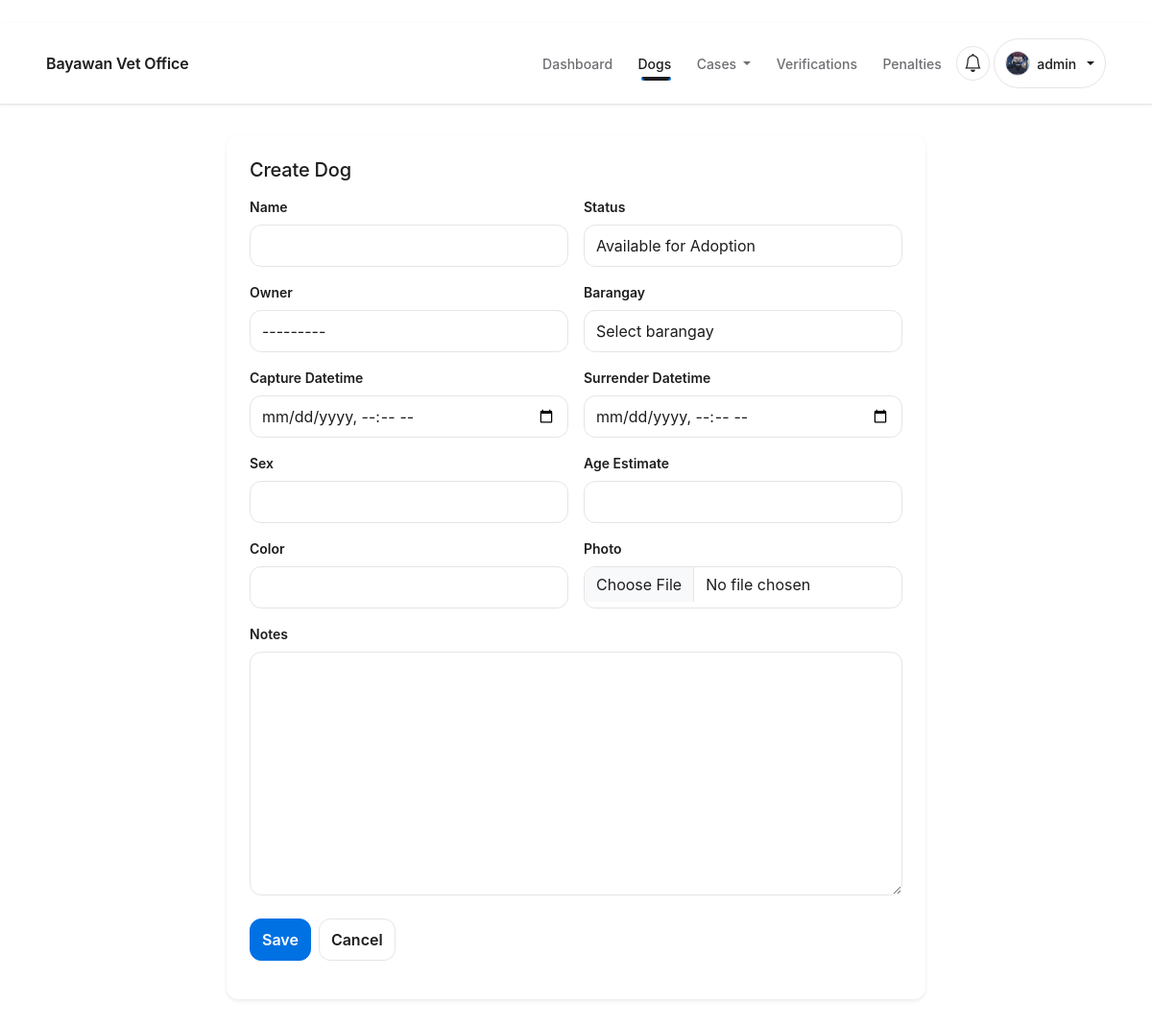
The app's page /staff/dogs/new/ (signed in) with its own data.
### users/models.py (models this page shows, shortened)
class CustomUser(AbstractUser):
    class Roles(models.TextChoices):
        ADMIN = 'ADMIN', 'Admin'
        STAFF = 'STAFF', 'Staff'
        OWNER = 'OWNER', 'Regular User (Owner)'
    email = models.EmailField(unique=True)
    role = models.CharField(max_length=20, choices=Roles.choices, default=Roles.OWNER)
    email_verified = models.BooleanField(default=False)
    is_verified = models.BooleanField(default=False)
    legal_consent = models.BooleanField(default=False)
    legal_consented_at = models.DateTimeField(null=True, blank=True)
    def __str__(self) -> str:
        return f"{self.username} ({self.get_role_display()})"

class UserProfile(models.Model):
    class Gender(models.TextChoices):
        MALE = 'MALE', 'Male'
        FEMALE = 'FEMALE', 'Female'
    class StatusBadge(models.TextChoices):
        GREEN = 'GREEN', 'Green'
        ORANGE = 'ORANGE', 'Orange'
        RED = 'RED', 'Red'
    user = models.OneToOneField(CustomUser, on_delete=models.CASCADE, related_name='profile')
    offense_count = models.PositiveIntegerField(default=0)
    status_badge = models.CharField(max_length=10, choices=StatusBadge.choices, default=StatusBadge.GREEN)
    full_name = models.CharField(max_length=150, blank=True)
    address = models.CharField(max_length=255, blank=True)
    age = models.PositiveIntegerField(null=True, blank=True)
    birthday = models.DateField(null=True, blank=True)
    gender = models.CharField(max_length=10, choices=Gender.choices, blank=True)
    profile_photo = models.ImageField(upload_to='profile_photos/', blank=True, null=True)

### dogs/staff_views.py (the view, shortened to what this page needs)
# urls.py: path('staff/dogs/new/', staff_views.create_dog, name='dogs_create'),
@login_required
@role_required('ADMIN', 'STAFF')
def create_dog(request):
    form = DogForm(request.POST or None, request.FILES or None)
    return render(
        request,
        'dogs/form.html',
        {
            'form': form,
            'title': 'Create Dog',
            'dog': None,
            'show_vaccination_fields': False,
        },
    )

### notifications/context_processors.py (called while the page is built)
def unread_notifications(request):
    if not request.user.is_authenticated:
        return {'unread_notifications': 0, 'nav_notifications': []}
    items = Notification.objects.filter(user=request.user).order_by('-created_at')
    count = items.filter(is_read=False).count()
    return {
        'unread_notifications': count,
        'nav_notifications': items[:5],
    }

### templates/dogs/form.html (shortened to what this page needs)
﻿{% extends 'base.html' %}
{% block content %}
  <div class="container">
    <div class="row justify-content-center">
      <div class="col-lg-8">
        <div class="card shadow-sm border-0">
          <div class="card-body p-4">
            <h2 class="h5 mb-3">{{ title }}</h2>
            <form method="post" enctype="multipart/form-data">
              <div class="row g-3">
                <div class="col-md-6">
                  <label class="form-label">Name</label>
                  {{ form.name }}
                </div>
                <div class="col-md-6">
                  <label class="form-label">Status</label>
                  {{ form.status }}
                </div>
                <div class="col-md-6">
                  <label class="form-label">Owner</label>
                  {{ form.owner }}
                </div>
                <div class="col-md-6">
                  <label class="form-label">Barangay</label>
                  {{ form.barangay }}
                </div>
                <div class="col-md-6">
                  <label class="form-label">Capture Datetime</label>
                  {{ form.capture_datetime }}
                </div>
                <div class="col-md-6">
                  <label class="form-label">Surrender Datetime</label>
                  {{ form.surrender_datetime }}
                </div>
                <div class="col-md-6">
                  <label class="form-label">Sex</label>
                  {{ form.sex }}
                </div>
                <div class="col-md-6">
                  <label class="form-label">Age Estimate</label>
                  {{ form.age_estimate }}
                </div>
                <div class="col-md-6">
                  <label class="form-label">Color</label>
                  {{ form.color }}
                </div>
                <div class="col-md-6">
                  <label class="form-label">Photo</label>
                  {{ form.photo }}
                </div>
                <div class="col-12">
                  <label class="form-label">Notes</label>
                  {{ form.notes }}
                </div>
              </div>
              <div class="mt-4 d-flex gap-2 flex-wrap">
                <button class="btn btn-primary" type="submit">Save</button>
                {% if next_url %}
                  <a class="btn btn-outline-secondary" href="{{ next_url }}">Cancel</a>
                {% else %}
                  <a class="btn btn-outline-secondary" href="{% url 'dogs_manage_list' %}">Cancel</a>
                {% endif %}
              </div>
            </form>
          </div>
        </div>
      </div>
    </div>
  </div>
{% endblock %}

### templates/base.html (shortened to what this page needs)
{% load static %}
<!doctype html>
<html lang="en">
  <head>
    <link
      href="https://cdn.jsdelivr.net/npm/bootstrap@5.3.2/dist/css/bootstrap.min.css"
      rel="stylesheet"
    />
    <link
      rel="stylesheet"
      href="https://cdn.jsdelivr.net/npm/bootstrap-icons@1.11.3/font/bootstrap-icons.css"
    />
    <link rel="stylesheet" href="{% static 'css/theme.css' %}" />
    <link rel="stylesheet" href="{% static 'css/components.css' %}" />
    <link rel="stylesheet" href="{% static 'css/layout.css' %}" />
    <link rel="stylesheet" href="{% static 'css/utilities.css' %}" />
    <link rel="stylesheet" href="{% static 'css/app-pages.css' %}" />
    <link rel="stylesheet" href="{% static 'css/app-modules.css' %}" />
  </head>
  <body class="app-shell">
    <nav class="navbar navbar-expand-lg navbar-light bg-white border-bottom sticky-top">
      <div class="container">
        <a class="navbar-brand fw-semibold site-navbar-title" href="{% url 'home' %}">
          Bayawan Vet Office
        </a>
        <div class="collapse navbar-collapse" id="navMain">
          <ul class="navbar-nav ms-auto align-items-lg-center gap-lg-1">
            {% if request.user.is_authenticated %}
              <li class="nav-item">
                {% if request.user.role == 'ADMIN' or request.user.role == 'STAFF' %}
                  <a class="nav-link" href="{% url 'analytics_dashboard' %}">Dashboard</a>
                {% else %}
                  <a class="nav-link" href="{% url 'dashboard' %}">Dashboard</a>
                {% endif %}
              </li>
              {% if request.user.role == 'ADMIN' or request.user.role == 'STAFF' %}
                <li class="nav-item dropdown">
                  <a
                    class="nav-link dropdown-toggle"
                    href="#"
                    id="manageDogDropdown"
                    role="button"
                    data-bs-toggle="dropdown"
                    aria-expanded="false"
                  >
                    Dogs
                  </a>
                </li>
                <li class="nav-item dropdown">
                  <a
                    class="nav-link dropdown-toggle"
                    href="#"
                    id="staffCasesDropdown"
                    role="button"
                    data-bs-toggle="dropdown"
                    aria-expanded="false"
                  >
                    Cases
                  </a>
                </li>
                <li class="nav-item">
                  <a class="nav-link" href="{% url 'admin_user_management' %}">Verifications</a>
                </li>
                <li class="nav-item">
                  <a class="nav-link" href="{% url 'penalties_checklist' %}">Penalties</a>
                </li>
              {% else %}
                <li class="nav-item">
                  <a class="nav-link" href="{% url 'adoption_my_requests' %}">My Requests</a>
                </li>
              {% endif %}
            {% endif %}
            {% if request.user.is_authenticated %}
              <li class="nav-item dropdown">
                <a
                  class="nav-link dropdown-toggle notification-toggle {% if unread_notifications %}has-unread{% endif %}"
                  href="#"
                  id="notificationsDropdown"
                  role="button"
                  data-bs-toggle="dropdown"
                  aria-expanded="false"
                  aria-label="Open notifications"
                >
                  <i class="bi bi-bell"></i>
                </a>
              </li>
              <li class="nav-item dropdown">
                <a
                  class="nav-link dropdown-toggle navbar-profile-toggle"
                  href="#"
                  id="profileDropdown"
                  role="button"
                  data-bs-toggle="dropdown"
                  aria-expanded="false"
                >
                  <span class="navbar-profile-avatar" aria-hidden="true">
                    {% if request.user.profile.profile_photo %}
                      <img
                        src="{{ request.user.profile.profile_photo.url }}"
                        alt=""
                        class="navbar-profile-avatar-img"
                      />
                    {% else %}
                      <span class="navbar-profile-avatar-fallback">{{ request.user.username|first|upper }}</span>
                    {% endif %}
                  </span>
                  <span class="navbar-profile-name">{{ request.user.username }}</span>
                </a>
              </li>
            {% endif %}
          </ul>
        </div>
      </div>
    </nav>
    <main id="main-content" class="main-content">
      {% block content %}{% endblock %}
    </main>
  </body>
</html>

### static/css/theme.css (style rules this page uses)
:root { --bg: #ffffff; --surface: #ffffff; --border: #e5e5e7; --text: #1d1d1f; --muted: #6e6e73; --primary: #0071e3; --primary-hover: #005ecb; --focus: #2f8cff; --radius-sm: 8px; --radius-md: 12px; --radius-lg: 16px; --radius-pill: 999px; --space-1: 4px; --space-2: 8px; --space-3: 12px; --space-4: 16px; --space-5: 24px; --space-6: 32px; --space-7: 40px; --shadow-1: 0 1px 3px rgba(29, 29, 31, 0.08); --shadow-2: var(--shadow-1); --transition: 200ms ease; --transition-fast: var(--transition); --control-height: 44px; --font-sans: -apple-system, BlinkMacSystemFont, "Segoe UI", Roboto, Helvetica, Arial, sans-serif; --font-serif: var(--font-sans); --font-display: var(--font-sans); --text-xs: 0.75rem; --text-sm: 0.875rem; --text-base: 1rem; --text-lg: 1.125rem; --text-xl: 1.25rem; --text-2xl: 1.5rem; --text-3xl: 2rem; --text-4xl: 2.5rem; --color-bg: var(--bg); --color-surface: var(--surface); --color-surface-2: #f8f8fa; --color-surface-3: #f0f0f4; --color-warm: #f8f8fa; --color-warm-2: #f0f0f4; --color-border: var(--border); --color-ink: var(--text); --color-muted: var(--muted); --color-primary: var(--primary); --color-primary-600: var(--primary-hover); --color-primary-700: #004b9c; --color-accent: #d2d2d7; --color-focus: var(--focus); --bs-primary: var(--primary); --bs-secondary: #6e6e73; --bs-body-font-family: var(--font-sans); --bs-body-color: var(--text); --bs-body-bg: var(--bg); --bs-border-color: var(--border); --bs-link-color: var(--primary); --bs-link-hover-color: var(--primary-hover); }
*, *::before, *::after { box-sizing: border-box; }
body { font-family: var(--font-sans); color: var(--text); background: var(--bg); font-size: var(--text-base); line-height: 1.5; text-rendering: optimizeLegibility; }
h1, h2, h3 { font-family: var(--font-sans); color: var(--text); font-weight: 700; letter-spacing: -0.01em; line-height: 1.2; }
h2 { font-size: clamp(1.45rem, 2.5vw, 2rem); }
.form-label, label { font-size: var(--text-sm); font-weight: 600; color: var(--text); margin-bottom: var(--space-2); }
a { color: var(--primary); text-decoration-color: rgba(0, 113, 227, 0.35); text-underline-offset: 0.2em; }
img, svg { max-width: 100%; height: auto; }
button, input, select, textarea { font: inherit; }

### static/css/components.css (style rules this page uses)
.container { --bs-gutter-x: 1rem; }
@media (min-width: 1200px) { .container { max-width: 1120px; } }
.card, .card-elevated, .card-soft, .auth-card, .dog-card, .notifications-panel, .profile-card, .report-card, .kpi-card, .table-shell, .form-section { border: 1px solid var(--border); border-radius: var(--radius-md); background: var(--surface); box-shadow: var(--shadow-1); }
.card, .card-elevated, .card-soft { overflow: hidden; }
.form-control, .form-select, .input-group-text { min-height: var(--control-height); border: 1px solid var(--border); border-radius: var(--radius-md); background: var(--surface); color: var(--text); }
.form-control::placeholder { color: #909095; }
.btn { min-height: var(--control-height); display: inline-flex; align-items: center; justify-content: center; gap: 0.35rem; border-radius: var(--radius-md); font-weight: 600; border-width: 1px; transition: background-color var(--transition), border-color var(--transition), color var(--transition); }
.btn-primary { background: var(--primary); border-color: var(--primary); color: #ffffff; }
.btn-secondary, .btn-outline-secondary { background: var(--surface); border-color: var(--border); color: var(--text); }

### static/css/layout.css (style rules this page uses)
.app-shell { min-height: 100vh; background: var(--bg); }
.navbar { background: var(--surface) !important; border-bottom: 1px solid var(--border) !important; box-shadow: var(--shadow-1); }
.navbar .container { min-height: 68px; }
.navbar .navbar-brand { color: var(--text); font-weight: 600; letter-spacing: -0.01em; }
.site-navbar-title { display: inline-flex; align-items: center; margin-right: var(--space-3); font-size: clamp(1rem, 1.2vw, 1.08rem); line-height: 1.15; white-space: nowrap; }
.navbar .navbar-nav .nav-link { position: relative; color: var(--muted); font-size: var(--text-sm); font-weight: 500; padding: 0.75rem 0.7rem; transition: color var(--transition); }
.navbar .navbar-nav .nav-link:hover, .navbar .navbar-nav .nav-link:focus, .navbar .navbar-nav .nav-link.active { color: var(--text); }
.navbar .navbar-nav .nav-link.active::after { content: ""; position: absolute; left: 0.7rem; right: 0.7rem; bottom: 0.3rem; height: 2px; border-radius: var(--radius-pill); background: var(--primary); }
.main-content { padding: var(--space-6) 0 var(--space-7); }

### records on screen
CustomUser: user.profile.profile_photo (picture), user.username "admin"

### other values on screen
{{ title }} "Create Dog"
